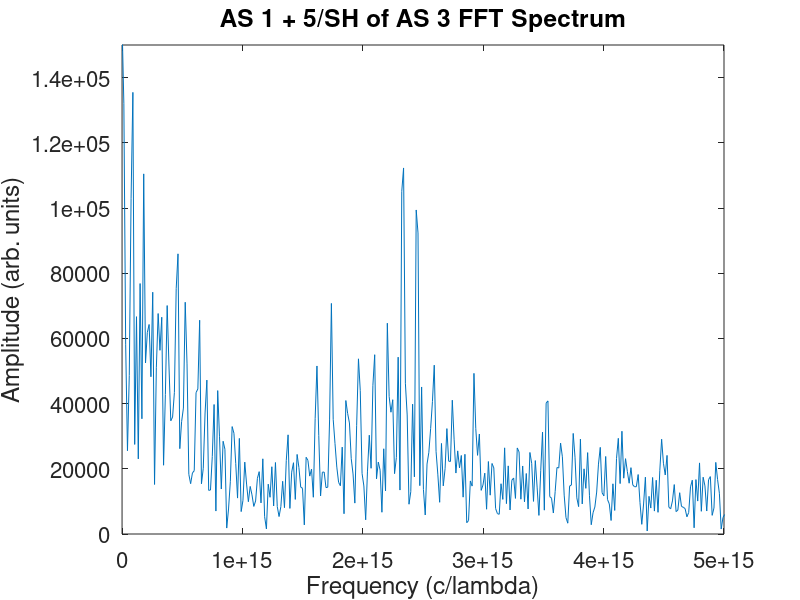

Write MATLAB code to recreate this figure.
c = 2.99792e8;
total_beats = importdata('as135_main_nobg.txt');


lambda_1 = 750e-9; % Original beams.
lambda_2 = 665e-9;
lambda_3 = 575e-9;

f_1 = c/lambda_1;
f_2 = c/lambda_2;
f_3 = c/lambda_3;

delta_t = 2e-9/c;

t = 0:delta_t:(10000*delta_t); %% Making new t-axis as imported t axis is nonlinearish.

size_window = size(t);
size_window = size_window(2);

w_step = 1/(max(t) - min(t));
w = 0:w_step:(2^nextpow2(size_window) * w_step - w_step); % Define fft axis.

slice_beats = total_beats(36, :)-500; % Take just one frequency bin, subtact extra bg.

beats_fft = abs(fft(slice_beats, 2^(nextpow2(size_window))));
plot(w, beats_fft);
xlim([0 5e15])
ylim([0 15e4])
xlabel('Frequency (c/lambda)');
ylabel('Amplitude (arb. units)')
title('AS 1 + 5/SH of AS 3 FFT Spectrum');
set(gca, 'FontSize', 16);

